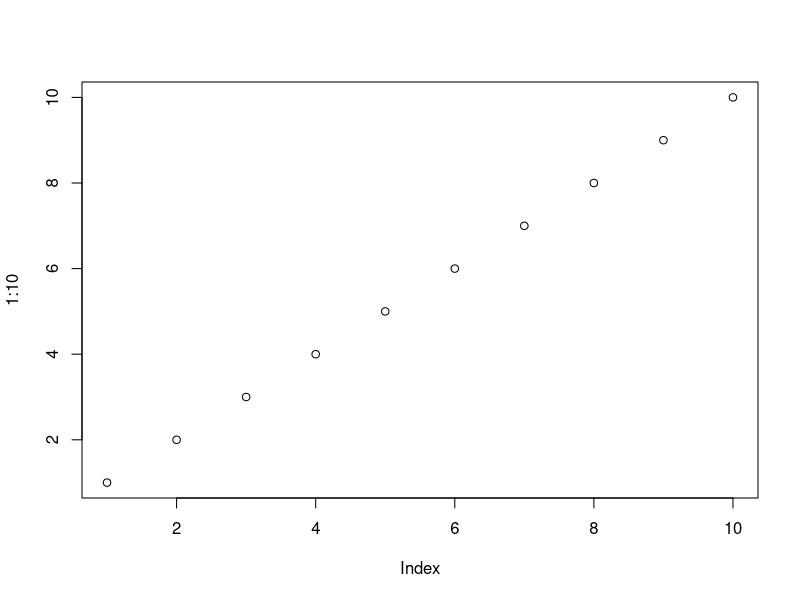
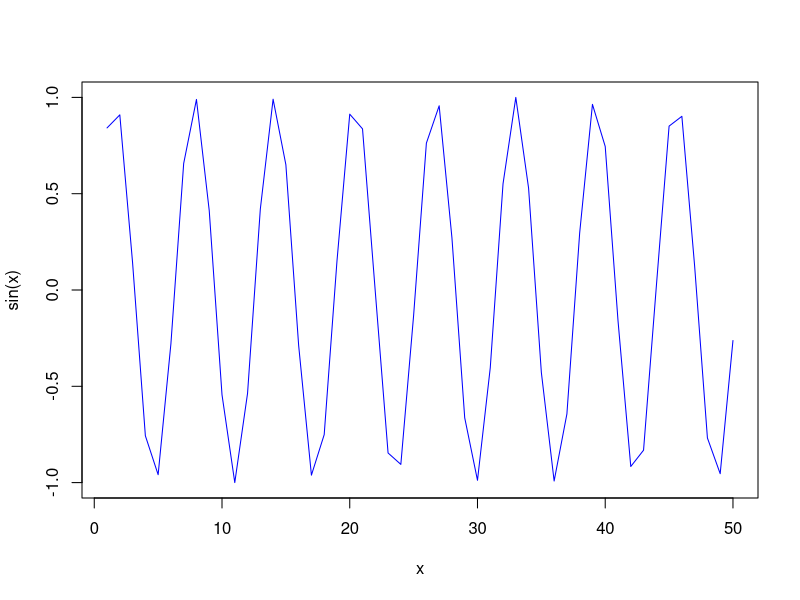

These figures' R source, in order:
#' ---
#' title: "My first R Script report"
#' author: "Katie Mostoller"
#' ---
# This is just dumb text
plot(1:10)
x <- 1:50
plot(x, sin(x), type = "l", col="blue")


